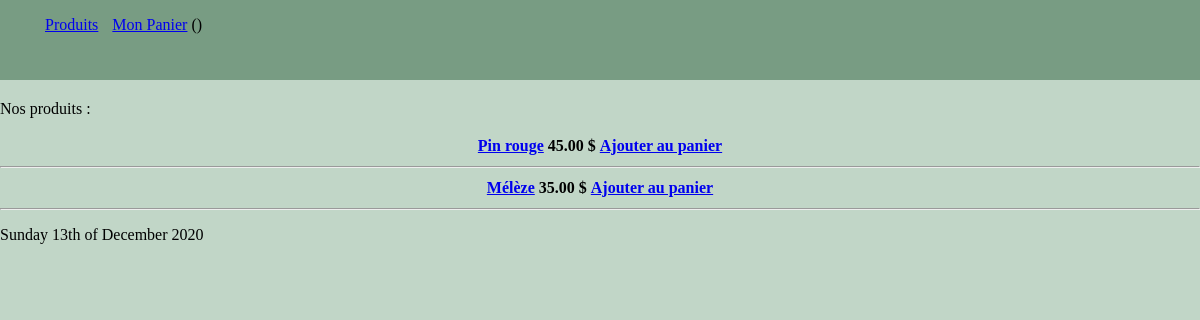
Before: / with the older database file.
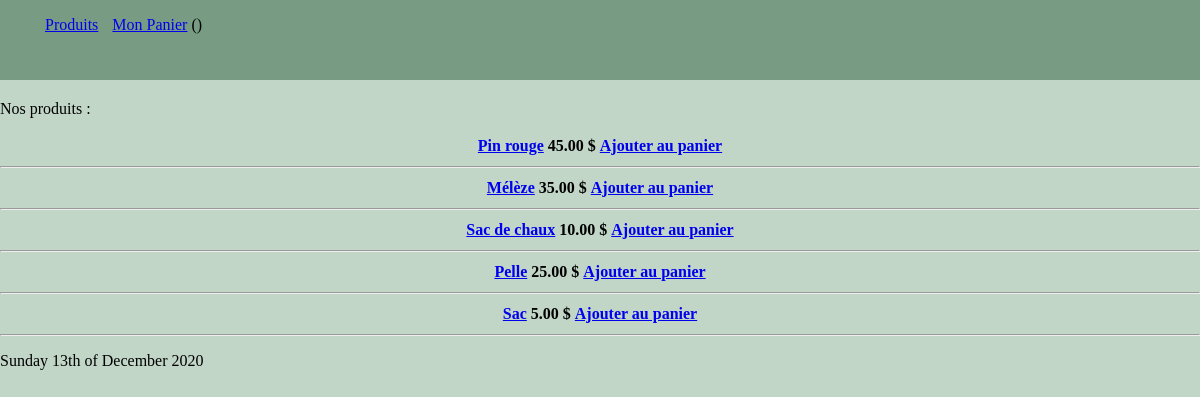
After: the same page with the newer database file.
### tables this page shows
CREATE TABLE IF NOT EXISTS `produits` (
  `idProduit` int NOT NULL AUTO_INCREMENT,
  `nomProduit` varchar(50) NOT NULL,
  `prixProduit` double(6,2) NOT NULL,
  `descriptionProduit` varchar(255) NOT NULL,
  `imageProduit` varchar(255) NOT NULL,
  `quantiteProduit` int NOT NULL,
  PRIMARY KEY (`idProduit`)
);

### controleurs/controleurs.php (called while the page is built, shortened)
<?php
require("modeles/ProduitManager.php");
require("modeles/PanierManager.php");
function getProduits(){
    $produitManager = new ProduitManager();
    $req = $produitManager->getProduits();
    require("vues/vueProduits.php");
}
?>

### modeles/PanierManager.php (called while the page is built, shortened)
<?php
class PanierManager extends Manager{
    function getNombrePanier(){
        $bdd = $this->connexionBD();
        $req = $bdd->prepare("SELECT SUM(quantiteProduit) as total from panier");
        $req->execute();
        $row = $req->fetch(PDO::FETCH_ASSOC);
        return $row['total'];
    }
}
?>

### modeles/ProduitManager.php (called while the page is built, shortened)
<?php
    class ProduitManager extends Manager{
        function getProduits(){
            $bdd = $this->connexionBD();
            $req = $bdd->prepare('SELECT * from produits');
            $req->execute(array());
            return $req;
        }
    }
?>

### vues/vueProduits.php (the view, shortened to what this page needs)
    <p>Nos produits :</p>
    <?php
        while($donnees = $req->fetch()){
    ?>
        <div >
            <table class="produit">
                <tr>
                    <th><a href="index.php?action=afficher&idProduit=<?= $donnees["idProduit"]?>"><?= $donnees["nomProduit"] ?></a> </th>
                    <th><?= $donnees["prixProduit"] ?> $ </th>
                    <th><a href="index.php?action=ajouter&idProduit=<?= $donnees["idProduit"]?>&from=produits"> Ajouter au panier </a> </th>
                </tr>
            </table>
            <hr>
        </div>
        <?php
        }
    ?>
<?php $contenu = ob_get_clean(); ?>
<?php require('template.php'); ?>

### index.php
<?php
    require("controleurs/controleurs.php");
    if(isset($_GET["action"])){
        if($_GET["action"] == "afficher" && isset($_GET["idProduit"])){
            afficherProduit($_GET["idProduit"]);
        }else if($_GET["action"] == "ajouter" && isset($_GET["idProduit"]) && isset($_GET["from"])){
             ajouterAuPanier($_GET["idProduit"], $_GET["from"]);
        }else if($_GET["action"] == "afficherPanier"){
            getPanier();
       }else if($_GET["action"] == "supprimer" && isset($_GET["idProduit"])){
            supprimerDuPanier($_GET["idProduit"]);
   }else{
            echo "Erreur, affichage impossible";
        }
    }else{
        getProduits();
    }
?>

### vues/template.php (shortened to what this page needs)
<!DOCTYPE html>
<html>
    <head>
	<link href="public/styles/style.css" rel="stylesheet" />
    </head>
    <body>
    <div class="navigation">
			<ul class="menu">
				<li><a href="index.php">Produits</a></li>
				<li><a href="index.php?action=afficherPanier">Mon Panier</a> (<?= $nombreArticles ?>)</li>
			</ul>
    </div>
    <div class="contenu">
        <?= $contenu ?>
    </div>
    <div class="pied">
        <p><?= date('l jS \of F Y ') ?> </p>
    </div>
    </body>
</html>

### public/styles/style.css (style rules this page uses)
.menu li { display:inline; color:black; margin: 5px; }
.navigation { overflow: hidden; background: #789c83; color: #f1f1f1; position: fixed; width: 100%; height: 80px; display: table; top: 0; }
body { margin: 0px; background-color: #c1d6c7; }
.contenu { margin-top: 100px; }
.produit { margin: 0 auto; }

Changed rows visible on the page:
added produits: nomProduit "Sac de chaux", prixProduit "10.00"
added produits: nomProduit "Pelle", prixProduit "25.00"
added produits: nomProduit "Sac", prixProduit "5.00"
